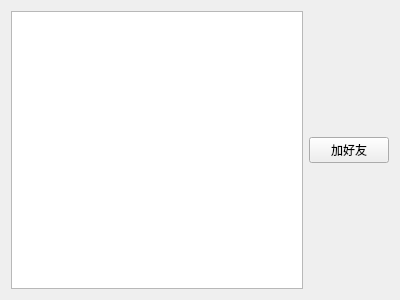
<?xml version="1.0" encoding="UTF-8"?>
<ui version="4.0">
 <class>online</class>
 <widget class="QWidget" name="online">
  <property name="geometry">
   <rect>
    <x>0</x>
    <y>0</y>
    <width>400</width>
    <height>300</height>
   </rect>
  </property>
  <property name="windowTitle">
   <string>Form</string>
  </property>
  <layout class="QVBoxLayout" name="verticalLayout_2">
   <item>
    <layout class="QHBoxLayout" name="horizontalLayout">
     <item>
      <widget class="QListWidget" name="listWidget"/>
     </item>
     <item>
      <layout class="QVBoxLayout" name="verticalLayout">
       <item>
        <spacer name="verticalSpacer">
         <property name="orientation">
          <enum>Qt::Vertical</enum>
         </property>
         <property name="sizeHint" stdset="0">
          <size>
           <width>20</width>
           <height>40</height>
          </size>
         </property>
        </spacer>
       </item>
       <item>
        <widget class="QPushButton" name="pushButton">
         <property name="text">
          <string>加好友</string>
         </property>
        </widget>
       </item>
       <item>
        <spacer name="verticalSpacer_2">
         <property name="orientation">
          <enum>Qt::Vertical</enum>
         </property>
         <property name="sizeHint" stdset="0">
          <size>
           <width>20</width>
           <height>40</height>
          </size>
         </property>
        </spacer>
       </item>
      </layout>
     </item>
    </layout>
   </item>
  </layout>
 </widget>
 <resources/>
 <connections/>
</ui>
